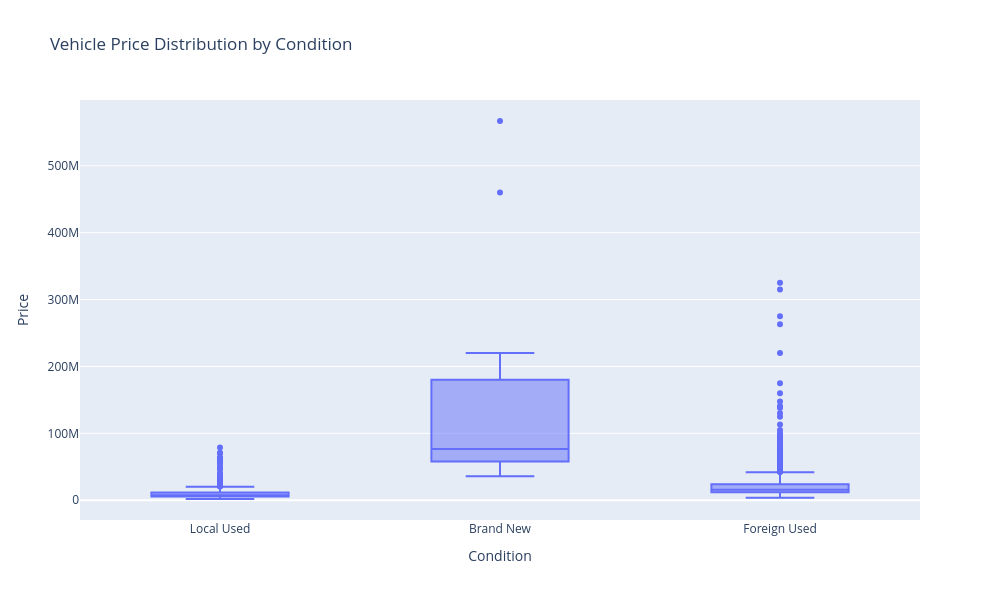

Notebook code cell kept with this figure:
### Code cell
#Boxplot for visual insight
fig3 = px.box(
    df,
    x="condition",
    y="price",
    title="Vehicle Price Distribution by Condition",
    labels={
        "condition": "Condition",
        "price": "Price"
    }
)

fig3.update_layout(
    width=1000,
    height=600
)

fig3.show()

### Figure 1 — Plotly figure (JSON) as saved in the notebook; plotly's stock layout.template omitted (floating-point values rounded to 4 significant figures; data arrays with more than 128 entries replaced by an {"elided": "..."} marker saying what was removed)
{"data": [{"alignmentgroup": "True", "hovertemplate": "Condition=%{x}<br>Price=%{y}<extra></extra>", "legendgroup": "", "marker": {"color": "#636efa"}, "name": "", "notched": false, "offsetgroup": "", "orientation": "v", "showlegend": false, "type": "box", "x": {"elided": "1971 str values"}, "x0": " ", "xaxis": "x", "y": {"elided": "1971 float values"}, "y0": " ", "yaxis": "y"}], "layout": {"boxmode": "group", "height": 600, "legend": {"tracegroupgap": 0}, "title": {"text": "Vehicle Price Distribution by Condition"}, "width": 1000, "xaxis": {"anchor": "y", "domain": [0, 1], "title": {"text": "Condition"}}, "yaxis": {"anchor": "x", "domain": [0, 1], "title": {"text": "Price"}}}}
